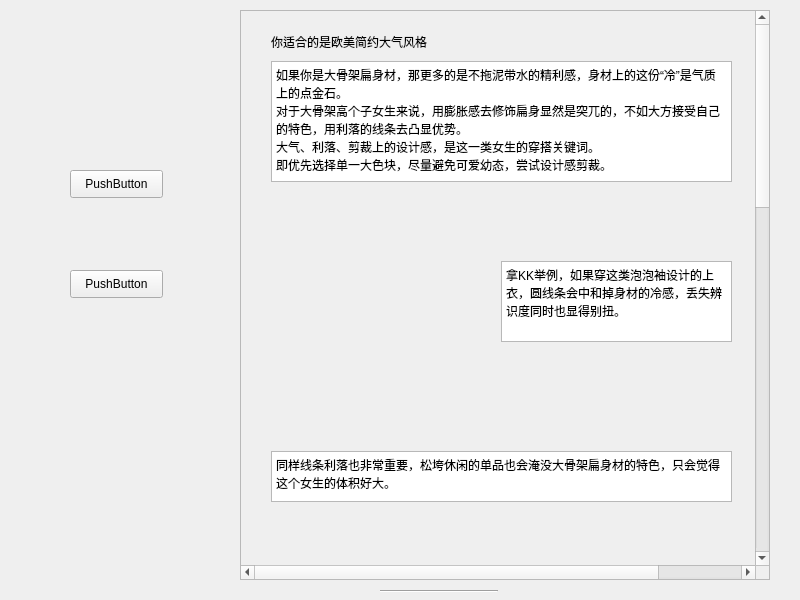
<?xml version="1.0" encoding="UTF-8"?>
<ui version="4.0">
 <class>coldbigthin</class>
 <widget class="QWidget" name="coldbigthin">
  <property name="geometry">
   <rect>
    <x>0</x>
    <y>0</y>
    <width>800</width>
    <height>600</height>
   </rect>
  </property>
  <property name="windowTitle">
   <string>Form</string>
  </property>
  <widget class="Line" name="line">
   <property name="geometry">
    <rect>
     <x>390</x>
     <y>250</y>
     <width>118</width>
     <height>3</height>
    </rect>
   </property>
   <property name="orientation">
    <enum>Qt::Horizontal</enum>
   </property>
  </widget>
  <widget class="Line" name="line_2">
   <property name="geometry">
    <rect>
     <x>390</x>
     <y>440</y>
     <width>118</width>
     <height>3</height>
    </rect>
   </property>
   <property name="orientation">
    <enum>Qt::Horizontal</enum>
   </property>
  </widget>
  <widget class="Line" name="line_3">
   <property name="geometry">
    <rect>
     <x>380</x>
     <y>590</y>
     <width>118</width>
     <height>3</height>
    </rect>
   </property>
   <property name="orientation">
    <enum>Qt::Horizontal</enum>
   </property>
  </widget>
  <widget class="QScrollArea" name="scrollArea">
   <property name="geometry">
    <rect>
     <x>240</x>
     <y>10</y>
     <width>530</width>
     <height>570</height>
    </rect>
   </property>
   <property name="minimumSize">
    <size>
     <width>500</width>
     <height>570</height>
    </size>
   </property>
   <property name="verticalScrollBarPolicy">
    <enum>Qt::ScrollBarAlwaysOn</enum>
   </property>
   <property name="horizontalScrollBarPolicy">
    <enum>Qt::ScrollBarAlwaysOn</enum>
   </property>
   <property name="widgetResizable">
    <bool>false</bool>
   </property>
   <widget class="QWidget" name="scrollAreaWidgetContents">
    <property name="geometry">
     <rect>
      <x>0</x>
      <y>0</y>
      <width>619</width>
      <height>1600</height>
     </rect>
    </property>
    <widget class="QLabel" name="label">
     <property name="geometry">
      <rect>
       <x>30</x>
       <y>20</y>
       <width>241</width>
       <height>21</height>
      </rect>
     </property>
     <property name="text">
      <string>你适合的是欧美简约大气风格</string>
     </property>
    </widget>
    <widget class="QTextBrowser" name="textBrowser">
     <property name="geometry">
      <rect>
       <x>30</x>
       <y>50</y>
       <width>461</width>
       <height>121</height>
      </rect>
     </property>
     <property name="html">
      <string>&lt;!DOCTYPE HTML PUBLIC &quot;-//W3C//DTD HTML 4.0//EN&quot; &quot;http://www.w3.org/TR/REC-html40/strict.dtd&quot;&gt;
&lt;html&gt;&lt;head&gt;&lt;meta name=&quot;qrichtext&quot; content=&quot;1&quot; /&gt;&lt;style type=&quot;text/css&quot;&gt;
p, li { white-space: pre-wrap; }
&lt;/style&gt;&lt;/head&gt;&lt;body style=&quot; font-family:'SimSun'; font-size:9pt; font-weight:400; font-style:normal;&quot;&gt;
&lt;p style=&quot; margin-top:0px; margin-bottom:0px; margin-left:0px; margin-right:0px; -qt-block-indent:0; text-indent:0px;&quot;&gt;如果你是大骨架扁身材，那更多的是不拖泥带水的精利感，身材上的这份“冷”是气质上的点金石。&lt;/p&gt;
&lt;p style=&quot; margin-top:0px; margin-bottom:0px; margin-left:0px; margin-right:0px; -qt-block-indent:0; text-indent:0px;&quot;&gt;对于大骨架高个子女生来说，用膨胀感去修饰扁身显然是突兀的，不如大方接受自己的特色，用利落的线条去凸显优势。&lt;/p&gt;
&lt;p style=&quot; margin-top:0px; margin-bottom:0px; margin-left:0px; margin-right:0px; -qt-block-indent:0; text-indent:0px;&quot;&gt;大气、利落、剪裁上的设计感，是这一类女生的穿搭关键词。&lt;/p&gt;
&lt;p style=&quot; margin-top:0px; margin-bottom:0px; margin-left:0px; margin-right:0px; -qt-block-indent:0; text-indent:0px;&quot;&gt;即优先选择单一大色块，尽量避免可爱幼态，尝试设计感剪裁。&lt;/p&gt;&lt;/body&gt;&lt;/html&gt;</string>
     </property>
    </widget>
    <widget class="QTextBrowser" name="textBrowser_2">
     <property name="geometry">
      <rect>
       <x>260</x>
       <y>250</y>
       <width>231</width>
       <height>81</height>
      </rect>
     </property>
     <property name="html">
      <string>&lt;!DOCTYPE HTML PUBLIC &quot;-//W3C//DTD HTML 4.0//EN&quot; &quot;http://www.w3.org/TR/REC-html40/strict.dtd&quot;&gt;
&lt;html&gt;&lt;head&gt;&lt;meta name=&quot;qrichtext&quot; content=&quot;1&quot; /&gt;&lt;style type=&quot;text/css&quot;&gt;
p, li { white-space: pre-wrap; }
&lt;/style&gt;&lt;/head&gt;&lt;body style=&quot; font-family:'SimSun'; font-size:9pt; font-weight:400; font-style:normal;&quot;&gt;
&lt;p style=&quot; margin-top:0px; margin-bottom:0px; margin-left:0px; margin-right:0px; -qt-block-indent:0; text-indent:0px;&quot;&gt;拿KK举例，如果穿这类泡泡袖设计的上衣，圆线条会中和掉身材的冷感，丢失辨识度同时也显得别扭。&lt;/p&gt;&lt;/body&gt;&lt;/html&gt;</string>
     </property>
    </widget>
    <widget class="QLabel" name="label_2">
     <property name="geometry">
      <rect>
       <x>30</x>
       <y>180</y>
       <width>221</width>
       <height>241</height>
      </rect>
     </property>
     <property name="text">
      <string/>
     </property>
    </widget>
    <widget class="QTextBrowser" name="textBrowser_3">
     <property name="geometry">
      <rect>
       <x>30</x>
       <y>440</y>
       <width>461</width>
       <height>51</height>
      </rect>
     </property>
     <property name="html">
      <string>&lt;!DOCTYPE HTML PUBLIC &quot;-//W3C//DTD HTML 4.0//EN&quot; &quot;http://www.w3.org/TR/REC-html40/strict.dtd&quot;&gt;
&lt;html&gt;&lt;head&gt;&lt;meta name=&quot;qrichtext&quot; content=&quot;1&quot; /&gt;&lt;style type=&quot;text/css&quot;&gt;
p, li { white-space: pre-wrap; }
&lt;/style&gt;&lt;/head&gt;&lt;body style=&quot; font-family:'SimSun'; font-size:9pt; font-weight:400; font-style:normal;&quot;&gt;
&lt;p style=&quot; margin-top:0px; margin-bottom:0px; margin-left:0px; margin-right:0px; -qt-block-indent:0; text-indent:0px;&quot;&gt;同样线条利落也非常重要，松垮休闲的单品也会淹没大骨架扁身材的特色，只会觉得这个女生的体积好大。&lt;/p&gt;&lt;/body&gt;&lt;/html&gt;</string>
     </property>
    </widget>
    <widget class="QTextBrowser" name="textBrowser_4">
     <property name="geometry">
      <rect>
       <x>30</x>
       <y>590</y>
       <width>201</width>
       <height>51</height>
      </rect>
     </property>
     <property name="html">
      <string>&lt;!DOCTYPE HTML PUBLIC &quot;-//W3C//DTD HTML 4.0//EN&quot; &quot;http://www.w3.org/TR/REC-html40/strict.dtd&quot;&gt;
&lt;html&gt;&lt;head&gt;&lt;meta name=&quot;qrichtext&quot; content=&quot;1&quot; /&gt;&lt;style type=&quot;text/css&quot;&gt;
p, li { white-space: pre-wrap; }
&lt;/style&gt;&lt;/head&gt;&lt;body style=&quot; font-family:'SimSun'; font-size:9pt; font-weight:400; font-style:normal;&quot;&gt;
&lt;p style=&quot; margin-top:0px; margin-bottom:0px; margin-left:0px; margin-right:0px; -qt-block-indent:0; text-indent:0px;&quot;&gt;▲ 2个松垮单品的错误示范，淹没了KK的身材亮点。&lt;/p&gt;&lt;/body&gt;&lt;/html&gt;</string>
     </property>
    </widget>
    <widget class="QLabel" name="label_3">
     <property name="geometry">
      <rect>
       <x>250</x>
       <y>500</y>
       <width>241</width>
       <height>221</height>
      </rect>
     </property>
     <property name="text">
      <string/>
     </property>
    </widget>
    <widget class="QTextBrowser" name="textBrowser_5">
     <property name="geometry">
      <rect>
       <x>30</x>
       <y>740</y>
       <width>461</width>
       <height>211</height>
      </rect>
     </property>
     <property name="html">
      <string>&lt;!DOCTYPE HTML PUBLIC &quot;-//W3C//DTD HTML 4.0//EN&quot; &quot;http://www.w3.org/TR/REC-html40/strict.dtd&quot;&gt;
&lt;html&gt;&lt;head&gt;&lt;meta name=&quot;qrichtext&quot; content=&quot;1&quot; /&gt;&lt;style type=&quot;text/css&quot;&gt;
p, li { white-space: pre-wrap; }
&lt;/style&gt;&lt;/head&gt;&lt;body style=&quot; font-family:'SimSun'; font-size:9pt; font-weight:400; font-style:normal;&quot;&gt;
&lt;p style=&quot; margin-top:0px; margin-bottom:0px; margin-left:0px; margin-right:0px; -qt-block-indent:0; text-indent:0px;&quot;&gt;线条利落的单品，才能衬得大骨架扁身材的人精神又干练，有一种骨子里冒出来的高级感。&lt;/p&gt;
&lt;p style=&quot; margin-top:0px; margin-bottom:0px; margin-left:0px; margin-right:0px; -qt-block-indent:0; text-indent:0px;&quot;&gt;再就是剪裁上的设计感，也非常适合这类姑娘用来凸显优势。&lt;/p&gt;
&lt;p style=&quot;-qt-paragraph-type:empty; margin-top:0px; margin-bottom:0px; margin-left:0px; margin-right:0px; -qt-block-indent:0; text-indent:0px;&quot;&gt;&lt;br /&gt;&lt;/p&gt;
&lt;p style=&quot; margin-top:0px; margin-bottom:0px; margin-left:0px; margin-right:0px; -qt-block-indent:0; text-indent:0px;&quot;&gt;一件衣服的设计感，可以体现在图案上、装饰上、剪裁上，一般选款时，都建议选设计元素少的，重点在一处就行。对于大骨架扁身来说，只选择剪裁上的设计感是最优的。&lt;/p&gt;
&lt;p style=&quot;-qt-paragraph-type:empty; margin-top:0px; margin-bottom:0px; margin-left:0px; margin-right:0px; -qt-block-indent:0; text-indent:0px;&quot;&gt;&lt;br /&gt;&lt;/p&gt;
&lt;p style=&quot; margin-top:0px; margin-bottom:0px; margin-left:0px; margin-right:0px; -qt-block-indent:0; text-indent:0px;&quot;&gt;大骨架扁身材本来就给人高瘦时髦的印象，上下分体会中规中矩，剪裁设计上的点缀能让整个人更有灵气。&lt;/p&gt;
&lt;p style=&quot; margin-top:0px; margin-bottom:0px; margin-left:0px; margin-right:0px; -qt-block-indent:0; text-indent:0px;&quot;&gt;纵向剪裁的设计，总能给单品增加一些冷的感觉，和扁身特别契合。&lt;/p&gt;&lt;/body&gt;&lt;/html&gt;</string>
     </property>
    </widget>
    <widget class="QLabel" name="label_4">
     <property name="geometry">
      <rect>
       <x>30</x>
       <y>960</y>
       <width>461</width>
       <height>301</height>
      </rect>
     </property>
     <property name="text">
      <string/>
     </property>
    </widget>
    <widget class="QLabel" name="label_5">
     <property name="geometry">
      <rect>
       <x>30</x>
       <y>1280</y>
       <width>461</width>
       <height>321</height>
      </rect>
     </property>
     <property name="text">
      <string/>
     </property>
    </widget>
   </widget>
  </widget>
  <widget class="QPushButton" name="pushButton_2">
   <property name="geometry">
    <rect>
     <x>70</x>
     <y>170</y>
     <width>93</width>
     <height>28</height>
    </rect>
   </property>
   <property name="text">
    <string>PushButton</string>
   </property>
  </widget>
  <widget class="QPushButton" name="pushButton_3">
   <property name="geometry">
    <rect>
     <x>70</x>
     <y>270</y>
     <width>93</width>
     <height>28</height>
    </rect>
   </property>
   <property name="text">
    <string>PushButton</string>
   </property>
  </widget>
 </widget>
 <resources/>
 <connections/>
</ui>
